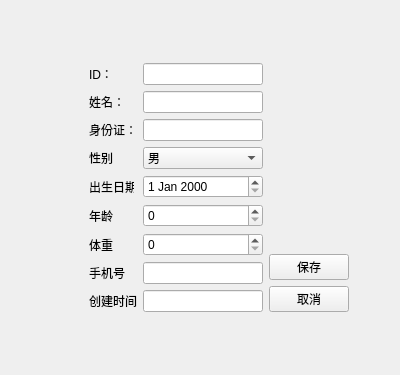
<?xml version="1.0" encoding="UTF-8"?>
<ui version="4.0">
 <class>PatientEditView</class>
 <widget class="QWidget" name="PatientEditView">
  <property name="geometry">
   <rect>
    <x>0</x>
    <y>0</y>
    <width>400</width>
    <height>375</height>
   </rect>
  </property>
  <property name="windowTitle">
   <string>编辑患者信息</string>
  </property>
  <layout class="QGridLayout" name="gridLayout">
   <item row="0" column="0">
    <spacer name="verticalSpacer_2">
     <property name="sizeHint" stdset="0">
      <size>
       <width>20</width>
       <height>44</height>
      </size>
     </property>
    </spacer>
   </item>
   <item row="1" column="0">
    <layout class="QHBoxLayout" name="horizontalLayout_2">
     <item>
      <spacer name="horizontalSpacer">
       <property name="sizeHint" stdset="0">
        <size>
         <width>78</width>
         <height>20</height>
        </size>
       </property>
      </spacer>
     </item>
     <item>
      <layout class="QHBoxLayout" name="horizontalLayout">
       <item>
        <layout class="QFormLayout" name="formLayout">
         <item row="0" column="0">
          <widget class="QLabel" name="label">
           <property name="minimumSize">
            <size>
             <width>0</width>
             <height>0</height>
            </size>
           </property>
           <property name="text">
            <string>ID：</string>
           </property>
          </widget>
         </item>
         <item row="0" column="1">
          <widget class="QLineEdit" name="dbEditID"/>
         </item>
         <item row="1" column="0">
          <widget class="QLabel" name="label_2">
           <property name="text">
            <string>姓名：</string>
           </property>
          </widget>
         </item>
         <item row="1" column="1">
          <widget class="QLineEdit" name="dbEditName"/>
         </item>
         <item row="2" column="0">
          <widget class="QLabel" name="label_3">
           <property name="text">
            <string>身份证：</string>
           </property>
          </widget>
         </item>
         <item row="2" column="1">
          <widget class="QLineEdit" name="dbEditIdcard"/>
         </item>
         <item row="3" column="0">
          <widget class="QLabel" name="label_4">
           <property name="minimumSize">
            <size>
             <width>0</width>
             <height>0</height>
            </size>
           </property>
           <property name="maximumSize">
            <size>
             <width>45</width>
             <height>16777215</height>
            </size>
           </property>
           <property name="text">
            <string>性别</string>
           </property>
          </widget>
         </item>
         <item row="3" column="1">
          <widget class="QComboBox" name="dbSex">
           <property name="minimumSize">
            <size>
             <width>0</width>
             <height>0</height>
            </size>
           </property>
           <property name="maximumSize">
            <size>
             <width>16777215</width>
             <height>16777215</height>
            </size>
           </property>
           <item>
            <property name="text">
             <string>男</string>
            </property>
           </item>
           <item>
            <property name="text">
             <string>女</string>
            </property>
           </item>
          </widget>
         </item>
         <item row="4" column="0">
          <widget class="QLabel" name="label_5">
           <property name="minimumSize">
            <size>
             <width>0</width>
             <height>0</height>
            </size>
           </property>
           <property name="maximumSize">
            <size>
             <width>45</width>
             <height>16777215</height>
            </size>
           </property>
           <property name="text">
            <string>出生日期</string>
           </property>
          </widget>
         </item>
         <item row="4" column="1">
          <widget class="QDateEdit" name="dbDate"/>
         </item>
         <item row="5" column="0">
          <widget class="QLabel" name="label_6">
           <property name="text">
            <string>年龄</string>
           </property>
          </widget>
         </item>
         <item row="5" column="1">
          <widget class="QSpinBox" name="dbHeight"/>
         </item>
         <item row="6" column="0">
          <widget class="QLabel" name="label_7">
           <property name="text">
            <string>体重</string>
           </property>
          </widget>
         </item>
         <item row="6" column="1">
          <widget class="QSpinBox" name="dbWeight"/>
         </item>
         <item row="7" column="0">
          <widget class="QLabel" name="label_8">
           <property name="text">
            <string>手机号</string>
           </property>
          </widget>
         </item>
         <item row="7" column="1">
          <widget class="QLineEdit" name="dbMobile"/>
         </item>
         <item row="8" column="0">
          <widget class="QLabel" name="label_9">
           <property name="text">
            <string>创建时间</string>
           </property>
          </widget>
         </item>
         <item row="8" column="1">
          <widget class="QLineEdit" name="dbCreateTime"/>
         </item>
        </layout>
       </item>
       <item>
        <layout class="QVBoxLayout" name="verticalLayout">
         <item>
          <spacer name="verticalSpacer">
           <property name="sizeHint" stdset="0">
            <size>
             <width>20</width>
             <height>40</height>
            </size>
           </property>
          </spacer>
         </item>
         <item>
          <widget class="QPushButton" name="pushButton">
           <property name="text">
            <string>保存</string>
           </property>
          </widget>
         </item>
         <item>
          <widget class="QPushButton" name="pushButton_2">
           <property name="text">
            <string>取消</string>
           </property>
          </widget>
         </item>
        </layout>
       </item>
      </layout>
     </item>
     <item>
      <spacer name="horizontalSpacer_2">
       <property name="sizeHint" stdset="0">
        <size>
         <width>40</width>
         <height>20</height>
        </size>
       </property>
      </spacer>
     </item>
    </layout>
   </item>
   <item row="2" column="0">
    <spacer name="verticalSpacer_3">
     <property name="sizeHint" stdset="0">
      <size>
       <width>20</width>
       <height>44</height>
      </size>
     </property>
    </spacer>
   </item>
  </layout>
 </widget>
 <resources/>
 <connections/>
</ui>
